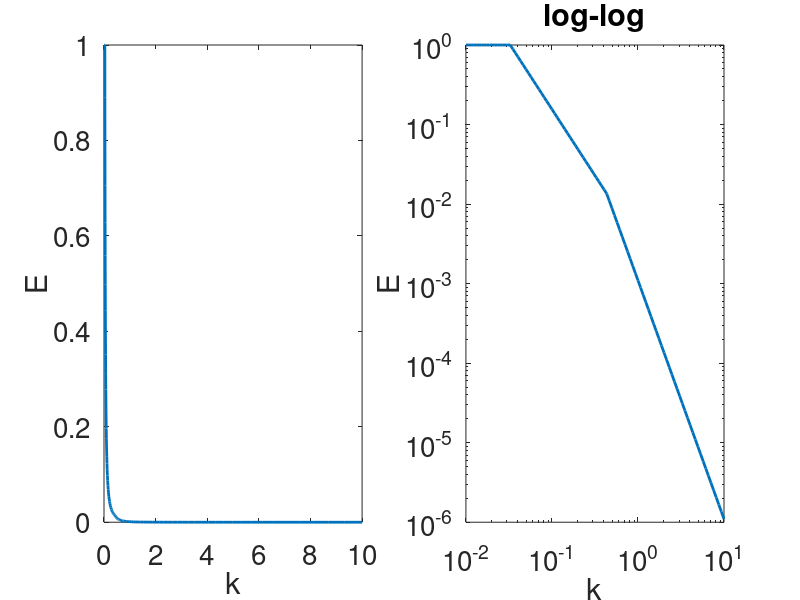

MATLAB code to generate this figure: (Note: this script raises an error after producing the figure.)
% Here we will use an inverse method to invert for the optimal Energy. 

%% Create an artificial E 
% create an idealized energy spec (piecewise 3 component)
% 
k = logspace(-2, 1, 100); 
E = zeros(size(k)); 

ka = 2*pi/200;
kb = 2*pi/15; 

% large scale constant
id = find(k<ka); 
E(id) = 1; 

% inverse energy range 

id = find(k>=ka & k<=kb); 
C1 = E(id(1)-1)/k(id(1))^(-5/3); 

E(id) = C1*k(id).^(-5/3); 

% forward enstrophy range 

id = find(k>kb); 
C2 = (C1*k(id(1)).^(-5/3))/k(id(1))^(-3);
E(id) = C2*k(id).^(-3); 

E2=E; 
C22 = (C1*k(id(1)).^(-5/3))/k(id(1))^(-4);
E2(id) = C22*k(id).^(-4); 

close all 
figure 
subplot(121) 
plot(k, E, 'linewidth', 2)
xlabel('k') 
ylabel('E')
set(gca,'fontsize',20)

subplot(122)
loglog(k, E, 'linewidth',2)
xlabel('k') 
ylabel('E')
title('log-log')
set(gca,'fontsize',20)
%% create the corresponding S2 
% Do the calculation of the structure functions. 
r = 2*pi./k; % r is the wavelength corresponding to the wavenumber k 

S2 = S2_from_E(E, k, r); % Evaluate the an integral, S2 is an integral transform of E. 
%
figure 
subplot(121)
plot(r, S2, 'linewidth',2)
xlabel('r') 
ylabel('S2')
set(gca,'fontsize',20)
axis([min(r) max(r) min(S2) max(S2)])

subplot(122)
loglog(r, S2, 'linewidth',2)
xlabel('r') 
ylabel('S2')
title('log-log')
set(gca,'fontsize',20)
axis([min(r) max(r) min(S2) max(S2)])

%% invert S2 using the inverse relationship
% this is the inverse transform relationship

clear E_inverted

for i = 1:length(k) 
    E_inverted(i) = trapz(r, (S2(end) - S2)'/4.*besselj(0, k(i)*r).*k(i).*r); 
end
%
%% this method just gives

close all 
figure 
subplot(121) 
plot(k, E, 'linewidth', 2)
hold all 
plot(k, E_inverted, 'linewidth', 2)
xlabel('k') 
ylabel('E')
set(gca,'fontsize',20)

subplot(122)
loglog(k, E, 'linewidth',2)
xlabel('k') 
ylabel('E')
title('log-log')
set(gca,'fontsize',20)

%% If we directly pass the function that calculates S2 to PCG
E_inv = pcg(@(Ein)S2_from_E(Ein, k', r), (S2));

%%
E_inv = pcg(@(Ein)norm_S2(Ein, k', r, 1), S2, 1e-3, 1500); 

%% 
figure
subplot(121)
plot(k, E) 
hold all 
plot(k, E_inv)

subplot(122)
loglog(k, E) 
hold all 
loglog(k, E_inv)

%%
figure 
loglog(r, S2)
hold all 
loglog(r, S2_from_E(E_inv, k,r))
